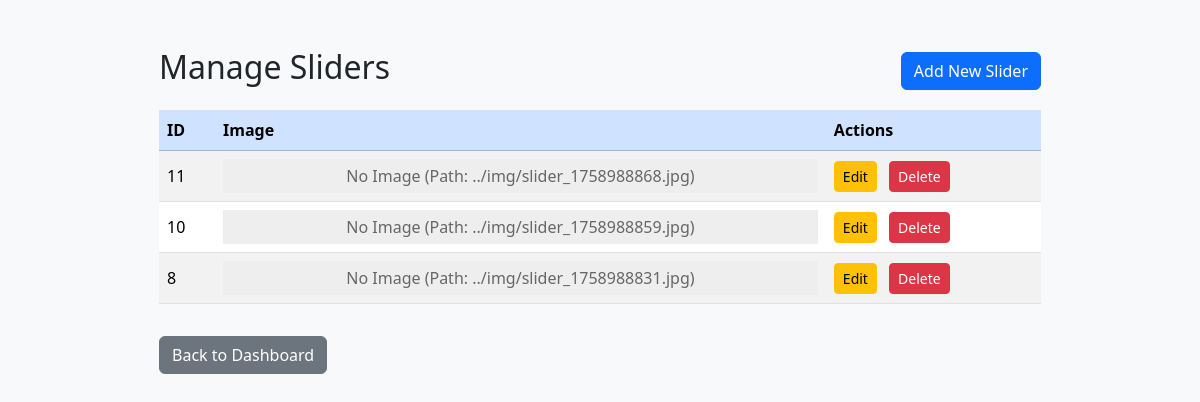
The app's page /admin/manage_sliders.php (signed in) with its own data.
### tables this page shows
CREATE TABLE `sliders` (
  `id` int(11) NOT NULL,
  `image` varchar(255) NOT NULL,
  `alt_text` varchar(100) DEFAULT NULL
);

### admin/manage_sliders.php (the view, shortened to what this page needs)
<?php
include '../include/db_connect.php';
$stmt = $pdo->query("SELECT * FROM sliders ORDER BY id DESC");
$sliders = $stmt->fetchAll(PDO::FETCH_ASSOC);
?>
<!DOCTYPE html>
<html lang="en">
<head>
    <link href="https://cdn.jsdelivr.net/npm/bootstrap@5.3.3/dist/css/bootstrap.min.css" rel="stylesheet">
</head>
<body>
    <div class="container-fluid">
        <div class="row">
            <div class="col-12 content">
                <div class="mt-5 w-75">
                    <div class="d-flex justify-content-between align-items-center mb-3">
                        <h2>Manage Sliders</h2>
                        <a href="add_slider.php" class="btn btn-primary">Add New Slider</a>
                    </div>
                    <div class="table-container">
                        <table class="table table-striped table-hover">
                            <thead class="table-primary">
                                <tr>
                                    <th>ID</th>
                                    <th>Image</th>
                                    <th>Actions</th>
                                </tr>
                            </thead>
                            <tbody>
                                <?php if (count($sliders) > 0): ?>
                                    <?php foreach ($sliders as $slider): ?>
                                    <tr>
                                        <td><?php echo htmlspecialchars($slider['id']); ?></td>
                                        <td>
                                            <?php
                                            $image_path = '../img/' . $slider['image'];
                                            if ($slider['image'] && file_exists($image_path)): ?>
                                                <img src="<?php echo htmlspecialchars($image_path); ?>" alt="Slider Image" class="img-thumbnail">
                                            <?php else: ?>
                                                <div class="no-image">No Image (Path: <?php echo htmlspecialchars($image_path); ?>)</div>
                                            <?php endif; ?>
                                        </td>
                                        <td>
                                            <a href="edit_slider.php?id=<?php echo $slider['id']; ?>" class="btn btn-sm btn-warning me-2">Edit</a>
                                            <a href="manage_sliders.php?delete=<?php echo $slider['id']; ?>" class="btn btn-sm btn-danger" onclick="return confirm('Are you sure you want to delete this slider?')">Delete</a>
                                        </td>
                                    </tr>
                                    <?php endforeach; ?>
                                <?php else: ?>
                                    <tr>
                                        <td colspan="3" class="text-center">No sliders found.</td>
                                    </tr>
                                <?php endif; ?>
                            </tbody>
                        </table>
                    </div>
                    <a href="dashboard.php" class="btn btn-secondary mt-3">Back to Dashboard</a>
                </div>
            </div>
        </div>
    </div>
</body>
</html>

### admin/manage_sliders.php (style rules this page uses)
body { background-color: #f8f9fa; min-height: 100vh; }
.table-container { max-width: 100%; overflow-x: auto; }
.table th, .table td { vertical-align: middle; }
.no-image { background-color: #eee; text-align: center; color: #666; padding: 5px; }
.content { display: flex; justify-content: center; }

### records on screen
sliders: id "11", image "../img/slider_1758988868.jpg"
sliders: id "10", image "../img/slider_1758988859.jpg"
sliders: id "8", image "../img/slider_1758988831.jpg"
